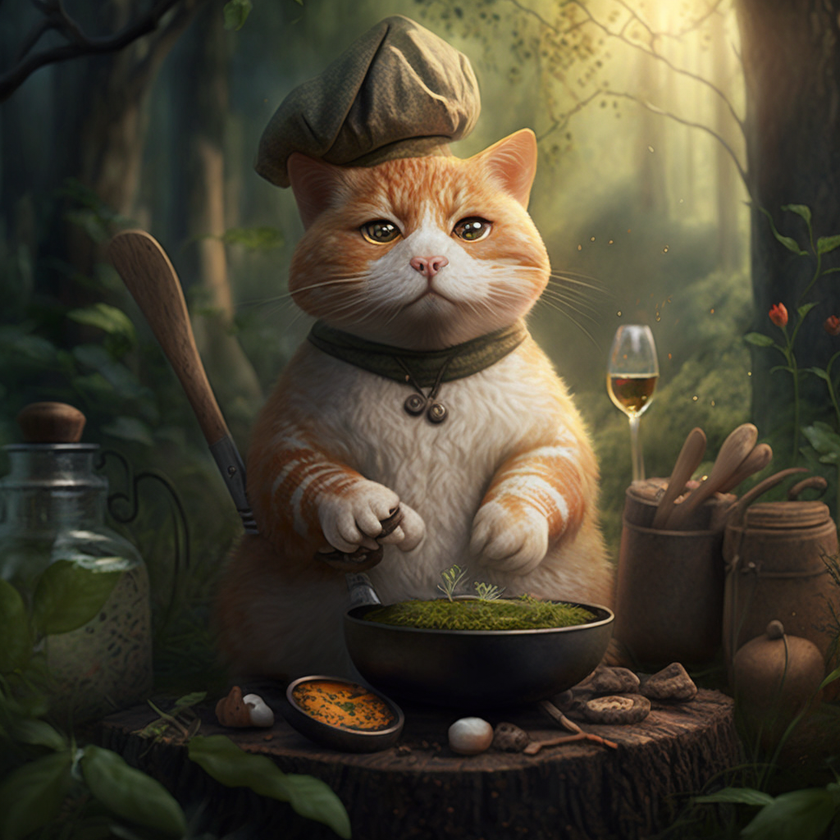
#> input picture original_picture/catchef.png, 840 x 840 px, shrunk from 1024 x 1024 before the run; its folder holds 2 pictures in this run
$ python 'Py_圖片選取與轉換.py'
#> lines starting #> are read from the running program, lines starting #| are printed output that depends on the picture
from PIL import Image  # 匯入Pillow圖像處理套件中的Image物件
import os  # 匯入os套件

for file in os.listdir('original_picture'):  # 使用os套件裡的listdir function把資料夾內的檔案列出來('original_picture'指定資料夾)，並使用file變數去一個個讀取
    if file.endswith('.png'):  # 使用endswith function(字串功能)來讀取結尾是.png的檔名

        pic = Image.open(os.path.join('original_picture', file))  # 使用Image物件的open function來開啟指定的資料夾圖片('original_picture', file)，然後存入pic變數
#> pic is the input picture: PIL image 840x840 RGB; mean R, G, B 73.6, 67.3, 50.5
                                                                  # 使用os.path.join()將文件路徑組合在一起


        print(f'檔案格式：{pic.format} \n圖片尺寸：{pic.size} \n圖片模組：{pic.mode}')  # 列印圖檔資訊(格式、尺寸、模組)
#| 檔案格式：PNG
#| 圖片尺寸：(840, 840)
#| 圖片模組：RGB
        pic = pic.convert('L')  # 使用convert function的L指令來將圖片轉換為黑白照片，轉換完畢後存回pic變數中
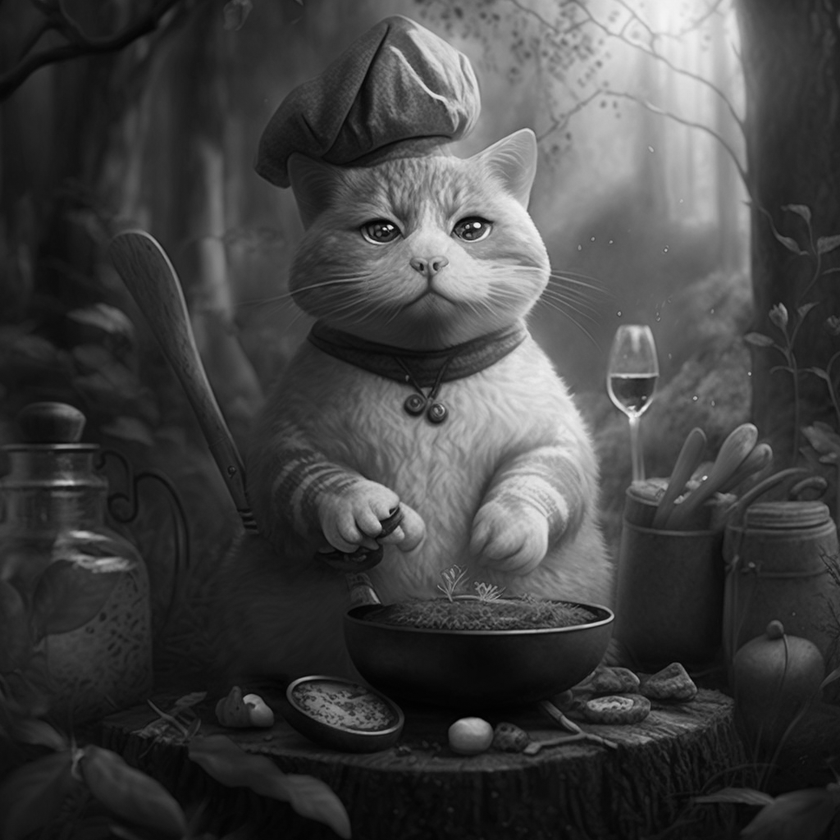
#> pic: PIL image 840x840 L; min 0, max 244, mean 67.3
        pic.save(os.path.join('grey_pictrue', file[:-4] + '_grey.png'))  # 把修改後的pic(圖片)使用save function來另存為'指定檔名'的圖片
#> pass 2 of the loop `for file in os.listdir('original_picture'):  # 使用os套件裡的listdir functio..`:
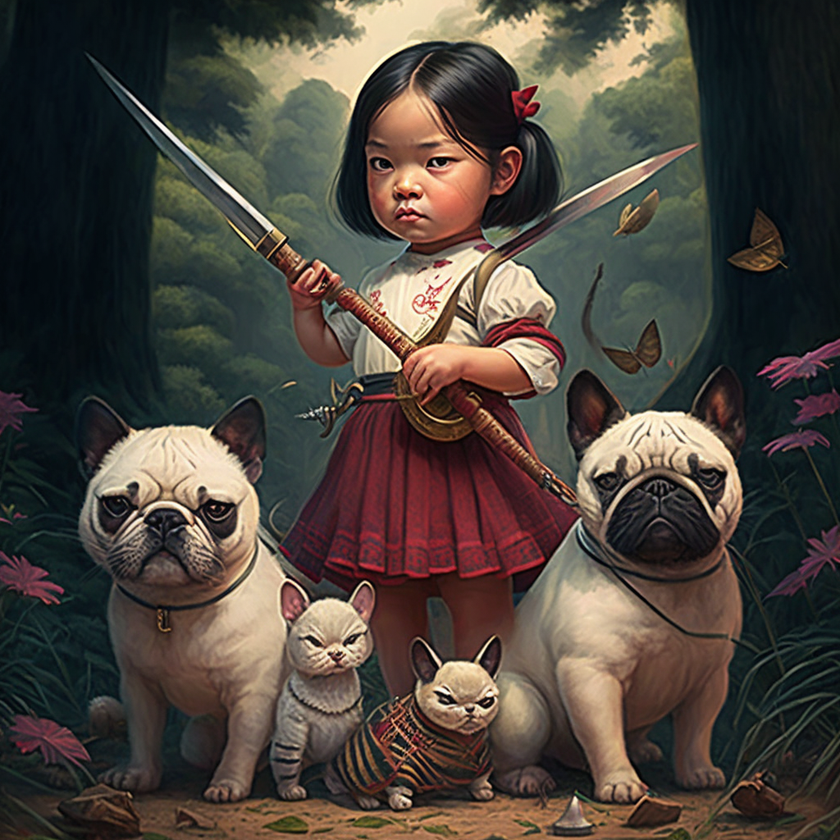
#> input picture original_picture/memecute.png, 840 x 840 px, shrunk from 1024 x 1024 before the run
#> pic is the input picture: PIL image 840x840 RGB; mean R, G, B 77.3, 69.2, 61.4
#| 檔案格式：PNG
#| 圖片尺寸：(840, 840)
#| 圖片模組：RGB
#> `pic = pic.convert('L')`:
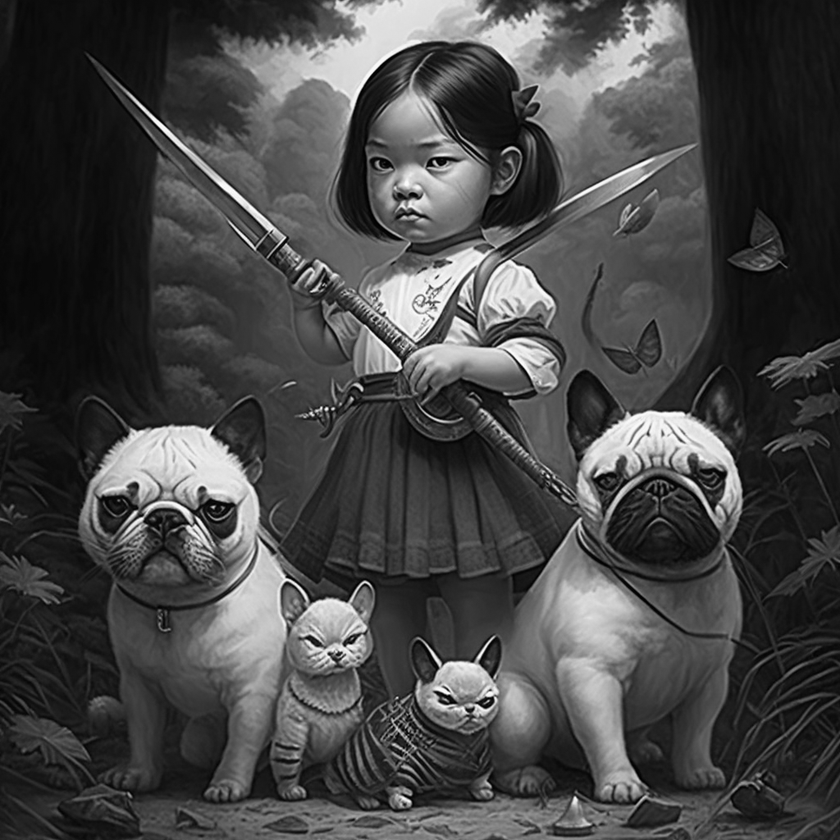
#> pic: PIL image 840x840 L; min 0, max 254, mean 70.7
                                           # 使用os.path.join()將文件路徑組合在一起
                                           # [:-4]使用清單分割法來決定要拿取的字串(:就是從0開始拿取，-4就是拿到倒數第4個字就停止)
                                           # 最後使用字串相加法，加上'指定的字串'
